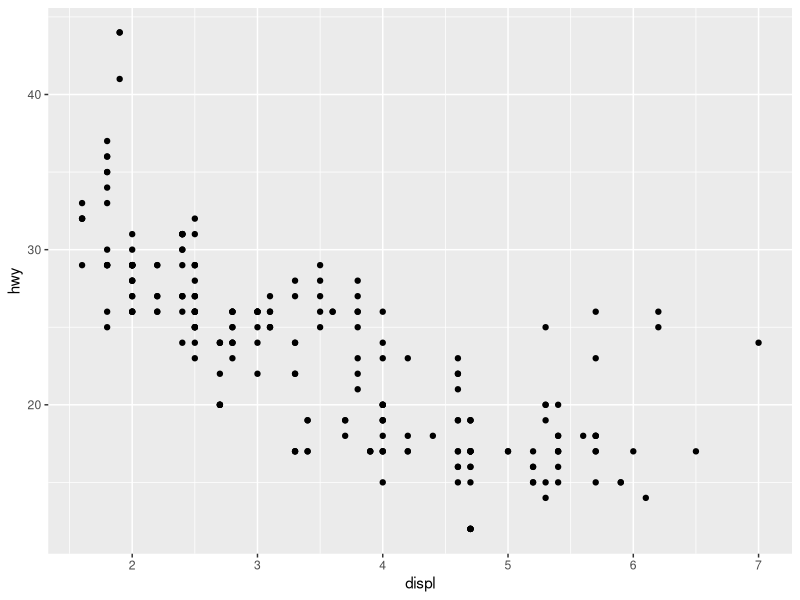
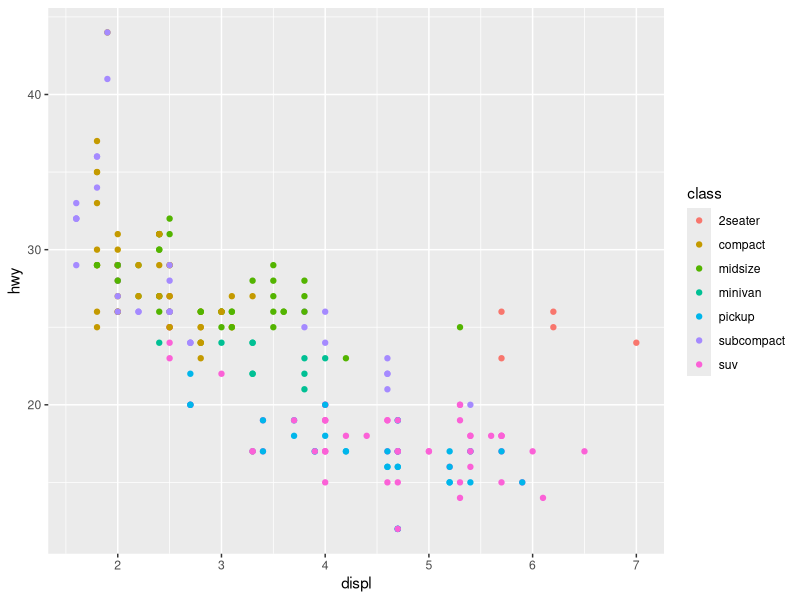
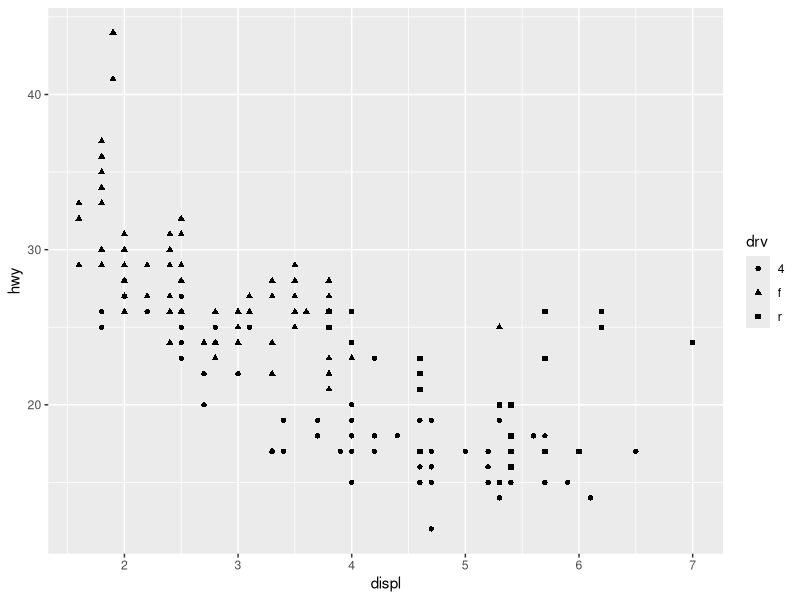
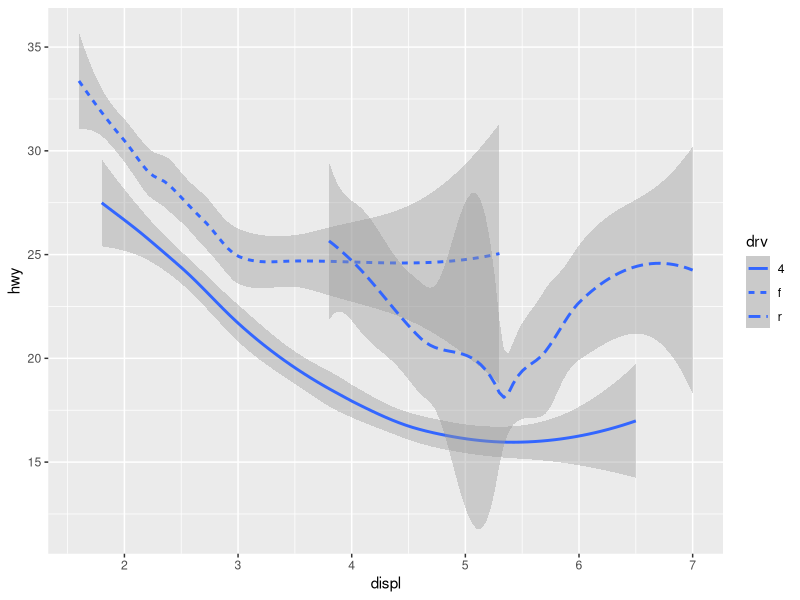
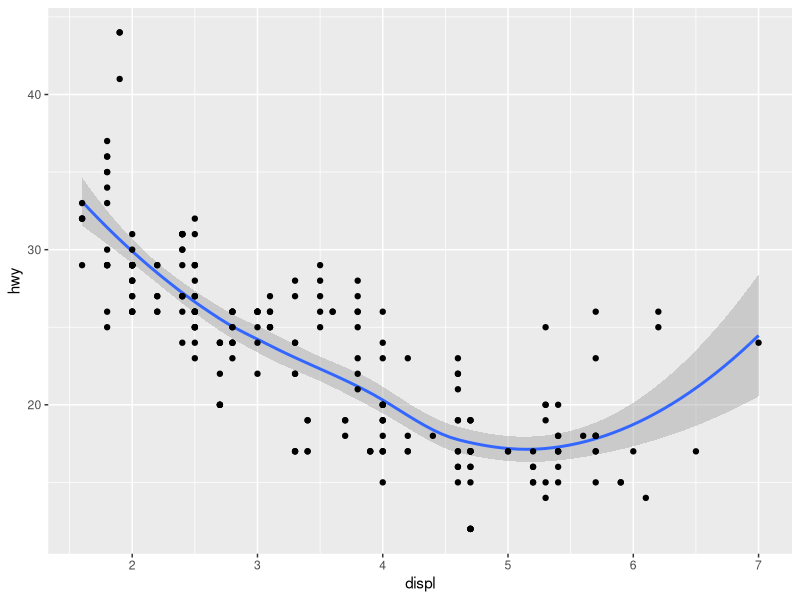
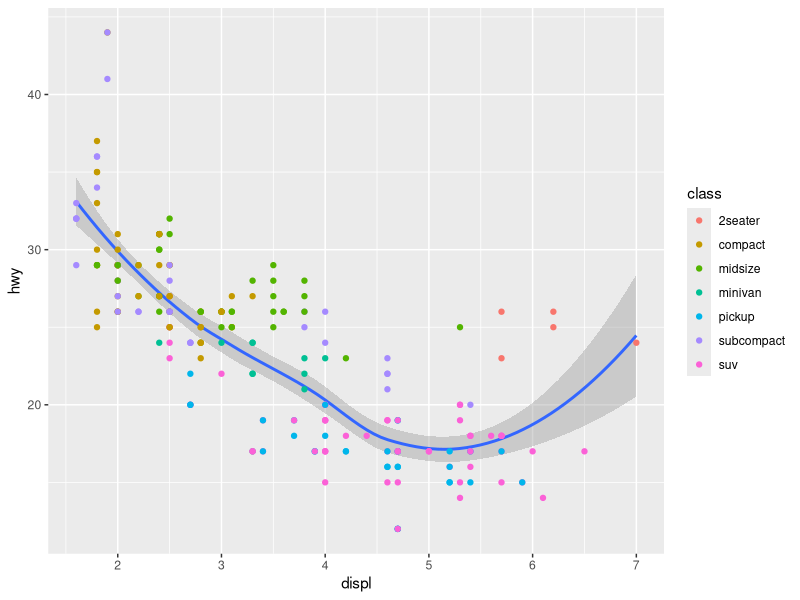

Here is the R script that generated these plots, in order:
library(ggplot2)
ds= data(mpg)
mpg
ggplot(mpg) + #it ccreates a hollow plot
  geom_point(mapping = aes(x=displ, y=hwy)) #type of plot wanted, aes is the estetic part
                                            #with variables
ggplot(mpg) + 
  geom_point(mapping = aes(x=displ, y=hwy, color=class)) #the collor correspond to the class

ggplot(mpg) + 
  geom_point(mapping = aes(x=displ, y=hwy, shape=drv)) #the shape correspond to the drv

ggplot(mpg) + 
  geom_smooth(mapping= aes(x=displ, y=hwy, linetype= drv)) 
#in this case there is a line with a variable ina  plot with other 2. It gives also the
# variability

############# YOU CAN SUPERIMPOSE ###########à
ggplot(mpg) + 
  geom_smooth(mapping= aes(x=displ, y=hwy))+
  geom_point(mapping = aes(x=displ, y=hwy))
# If we put the aes argument at the top I don't need to recall it
ggplot(mpg,mapping= aes(x=displ, y=hwy)) + 
  geom_smooth()+
  geom_point(mapping = aes(col= class))
